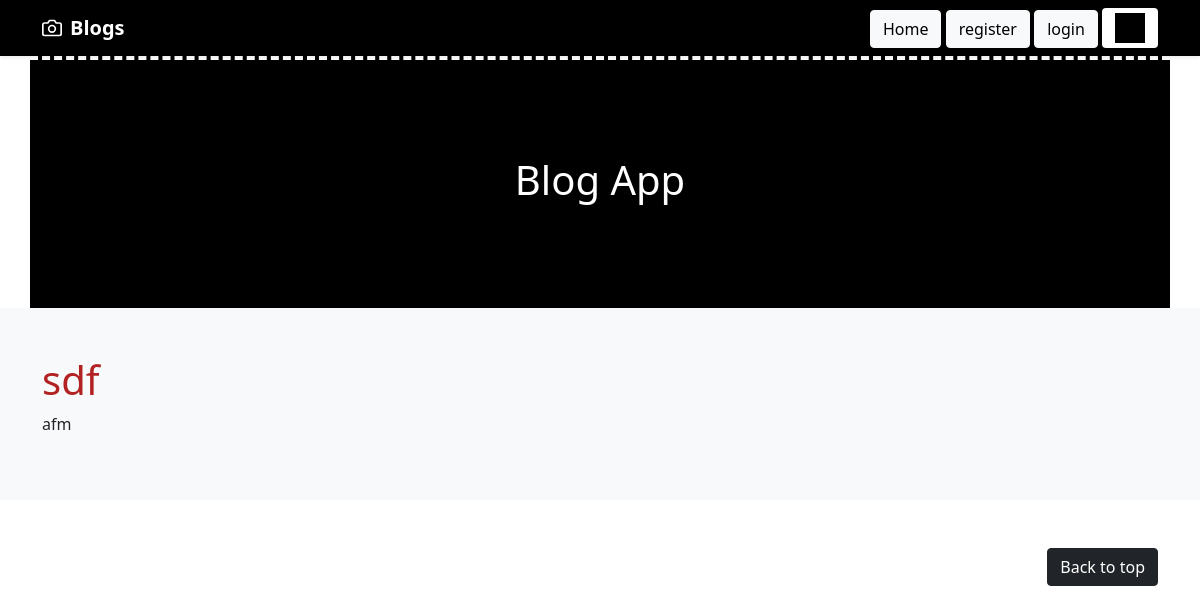
/post/sdf/, run on an earlier commit of the app's database.
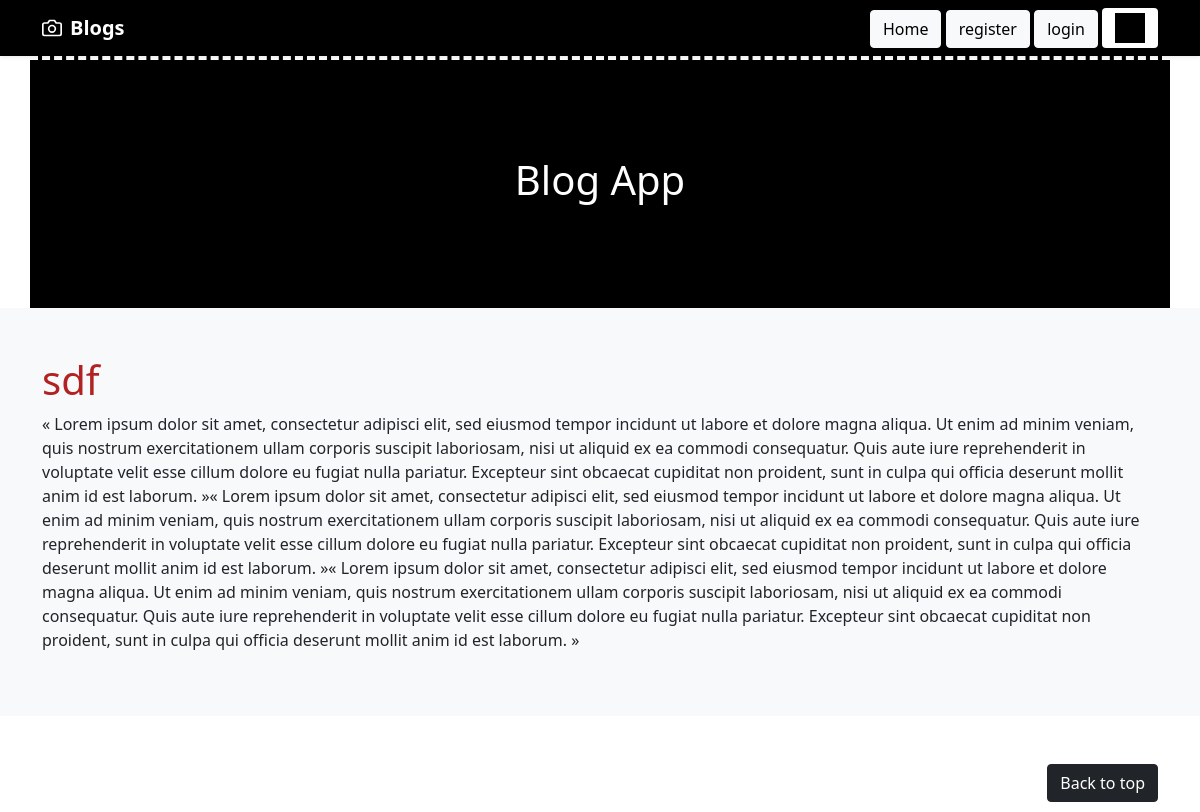
And on a later commit of the database.
### blog/models.py (models this page shows, shortened)
class Post(models.Model):
    author = models.ForeignKey(User, on_delete=models.CASCADE)
    title = models.CharField(max_length=255, unique=True)
    content = models.TextField()
    slug = models.SlugField(max_length=255)

### blog/views.py (the view)
# urls.py: path('post/<slug:slug>/', views.detail_post , name='detail_post'),
def detail_post(request, slug):
    post = get_object_or_404(Post, slug=slug)
    return render(request, 'detail_post.html', {'post':post})

### templates/detail_post.html
{% extends 'base.html' %} {% load crispy_forms_tags %} {% block content %}
<h1>
    {{post.title}}
</h1>
<p>{{post.content}}</p>
{% endblock %}

What changed in the data, as far as the page shows it:
changed Post "sdf": content "afm" → "« Lorem ipsum dolor sit amet, consectetur adipisci elit, sed eiusmod tempor incidunt ut labore et dolore magna aliqua. Ut enim ad minim veniam, quis nostrum exercitationem ullam corporis suscipit laboriosam, nisi ut aliquid ex ea commodi consequatur. Quis aute iure reprehenderit in voluptate velit esse cillum dolore eu fugiat nulla pariatur. Excepteur sint obcaecat cupiditat non proident, sunt in culpa qui officia deserunt mollit anim id est laborum. »« Lorem ipsum dolor sit amet, consectetur adipisci elit, sed eiusmod tempor incidunt ut labore et dolore magna aliqua. Ut enim ad minim veniam, quis nostrum exercitationem ullam corporis suscipit laboriosam, nisi ut aliquid ex ea commodi…"
